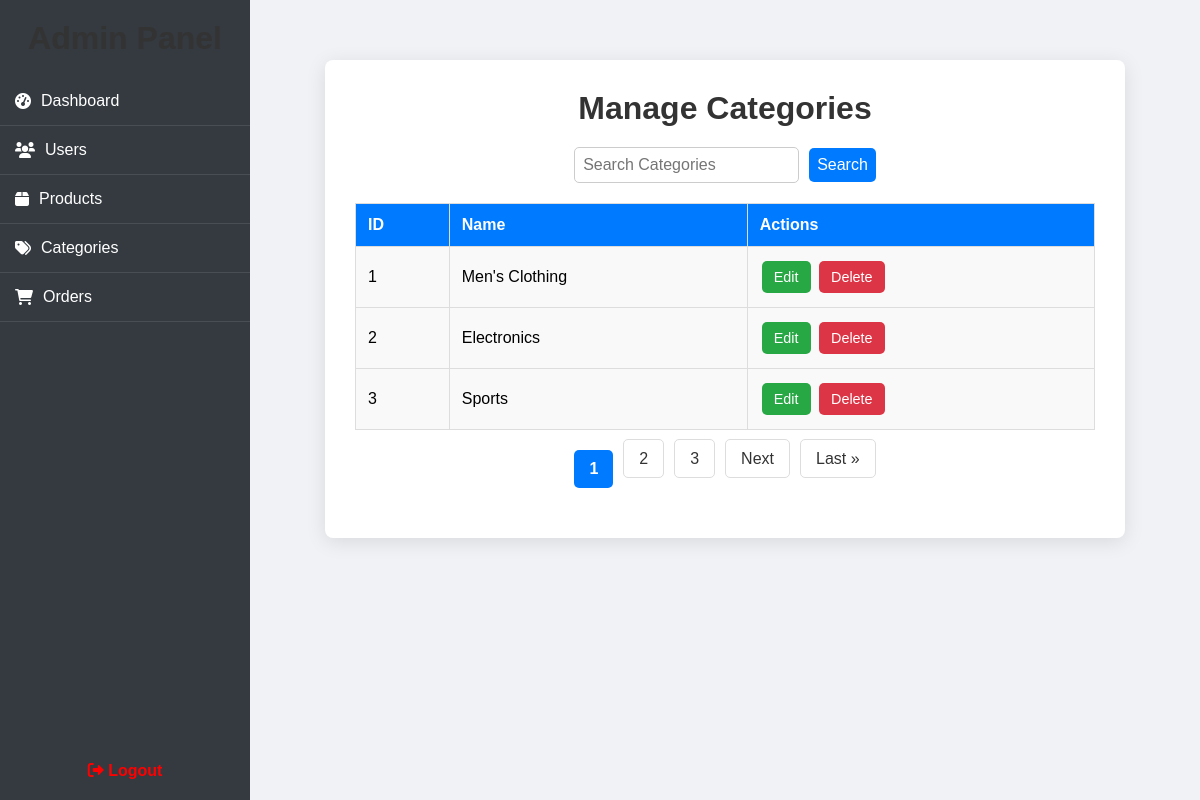
Screenshot of /accounts/categories/manage/ (signed in) with the database file from the repository.
### accounts/models.py (models this page shows, shortened)
class Category(models.Model):
    name=models.CharField(max_length=255)

### accounts/views.py (the view)
# urls.py: path('categories/manage/', manage_categories, name='manage_categories'),
@login_required
def manage_categories(request):
    categories = Category.objects.all()
    query = request.GET.get("search")
    if query:
        categories = categories.filter(name__icontains=query)
    paginator = Paginator(categories, 3)  # Show 8 categories per page
    page = request.GET.get("page")
    try:
        categories = paginator.page(page)
    except PageNotAnInteger:
        categories = paginator.page(1)
    except EmptyPage:
        categories = paginator.page(paginator.num_pages)
    return render(request, 'accounts/manage_categories.html', {'categories': categories})

### accounts/context_processors.py (called while the page is built)
def category_list(request):
    categories = Category.objects.all()
    return {"categories": categories}

### accounts/templates/accounts/manage_categories.html (shortened to what this page needs)
{% extends "accounts/admin_dashboard.html" %}
{% block content %}
<div class="manage-categories-container">
    <h2>Manage Categories</h2>
    <form method="get" class="filter-form">
        <input type="text" name="search" placeholder="Search Categories" value="{{request.GET.search}}">
        <button type="submit">Search</button>
    </form>
    <table class="category-table">
        <thead>
            <tr>
                <th>ID</th>
                <th>Name</th>
                <th>Actions</th>
            </tr>
        </thead>
        <tbody>
            {% for category in categories %}
            <tr class="category-row">
                <td>{{ category.id }}</td>
                <td>{{ category.name }}</td>
                <td>
                    <a href="{% url 'edit_category' category.id %}" class="edit-btn">Edit</a>
                    <a href="{% url 'delete_category' category.id %}" class="delete-btn">Delete</a>
                </td>
            </tr>
            {% endfor %}
        </tbody>
    </table>
    {% if categories.has_other_pages %}
      <ul class="pagination">
        {% for num in categories.paginator.page_range %}
          {% if categories.number == num %}
            <li class="active">{{ num }}</li>
          {% elif num > categories.number|add:"-3" and num < categories.number|add:"3" %}
            <li><a href="?page={{ num }}{% if request.GET.search %}&search={{ request.GET.search }}{% endif %}">{{ num }}</a></li>
          {% endif %}
        {% endfor %}
        {% if categories.has_next %}
          <li><a href="?page={{ categories.next_page_number }}{% if request.GET.search %}&search={{ request.GET.search }}{% endif %}">Next</a></li>
          <li><a href="?page={{ categories.paginator.num_pages }}{% if request.GET.search %}&search={{ request.GET.search }}{% endif %}">Last &raquo;</a></li>
        {% endif %}
      </ul>
    {% endif %}
</div>
{% endblock %}

### accounts/templates/accounts/admin_dashboard.html (style rules this page uses)
* { margin: 0; padding: 0; box-sizing: border-box; font-family: 'Arial', sans-serif; }
body { display: flex; background: #f0f2f5; }

### accounts/templates/accounts/manage_categories.html (style rules this page uses)
.manage-categories-container { background: #ffffff; border-radius: 8px; padding: 30px; max-width: 800px; margin: 40px auto; box-shadow: 0 4px 20px rgba(0, 0, 0, 0.1); transition: transform 0.3s ease-out, opacity 0.3s ease-out; opacity: 0; transform: translateY(50px); }
.manage-categories-container.show { opacity: 1; transform: translateY(0); }
h2 { text-align: center; font-size: 2rem; margin-bottom: 20px; color: #333; }
.category-table { width: 100%; border-collapse: collapse; margin-top: 20px; background-color: #f9f9f9; }
.category-table th, .category-table td { padding: 12px; text-align: left; border: 1px solid #ddd; }
.category-table th { background-color: #007bff; color: white; }
.category-row { transition: background-color 0.3s ease; }
.category-table th, .category-table td { border: 1px solid #ddd; }
.filter-form { display: flex; justify-content: center; align-items: center; gap: 10px; margin-bottom: 20px; flex-wrap: wrap; }
.filter-form input, .filter-form select, .filter-form button { padding: 8px; font-size: 1rem; border: 1px solid #ccc; border-radius: 5px; }
.filter-form button { background: #007bff; color: white; border: none; cursor: pointer; }
.edit-btn, .delete-btn { padding: 8px 12px; font-size: 0.9rem; border-radius: 5px; text-decoration: none; display: inline-block; text-align: center; margin: 2px; transition: 0.3s ease; }
.edit-btn { background: #28a745; color: white; }
.delete-btn { background: #dc3545; color: white; }
.pagination { display: flex; justify-content: center; margin: 20px 0; list-style: none; }
.pagination li { margin: 0 5px; }
.pagination a { padding: 10px 15px; border: 1px solid #ddd; background: white; text-decoration: none; color: #333; border-radius: 5px; transition: background 0.3s ease-in-out; }
.pagination .active { font-weight: bold; background: #007bff; color: white; padding: 10px 15px; border-radius: 5px; }

### rows the page displays
Category: id "1", name "Men's Clothing"
Category: id "2", name "Electronics"
Category: id "3", name "Sports"

### other values shown
{{ num }} "1"
{{ num }} "2" "3"
